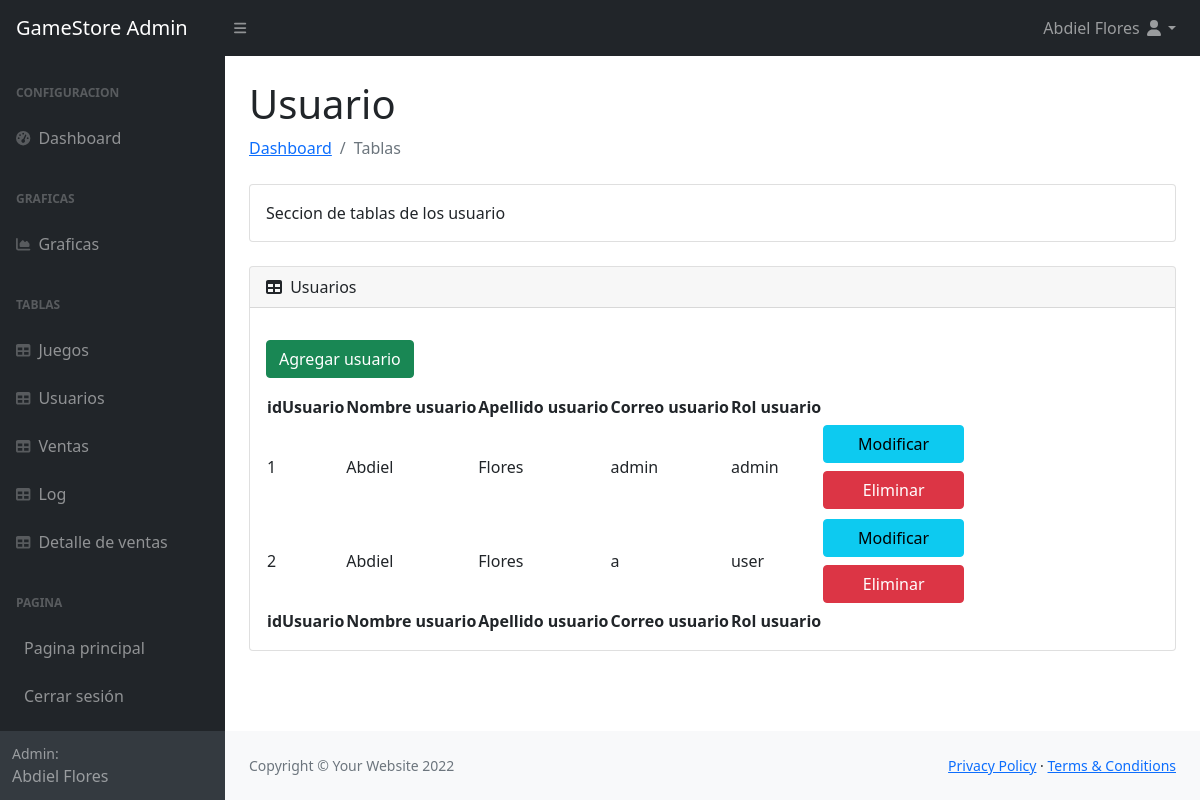
/dashboard/tablesUsuario.php (signed in), run on an earlier commit of the app's database.
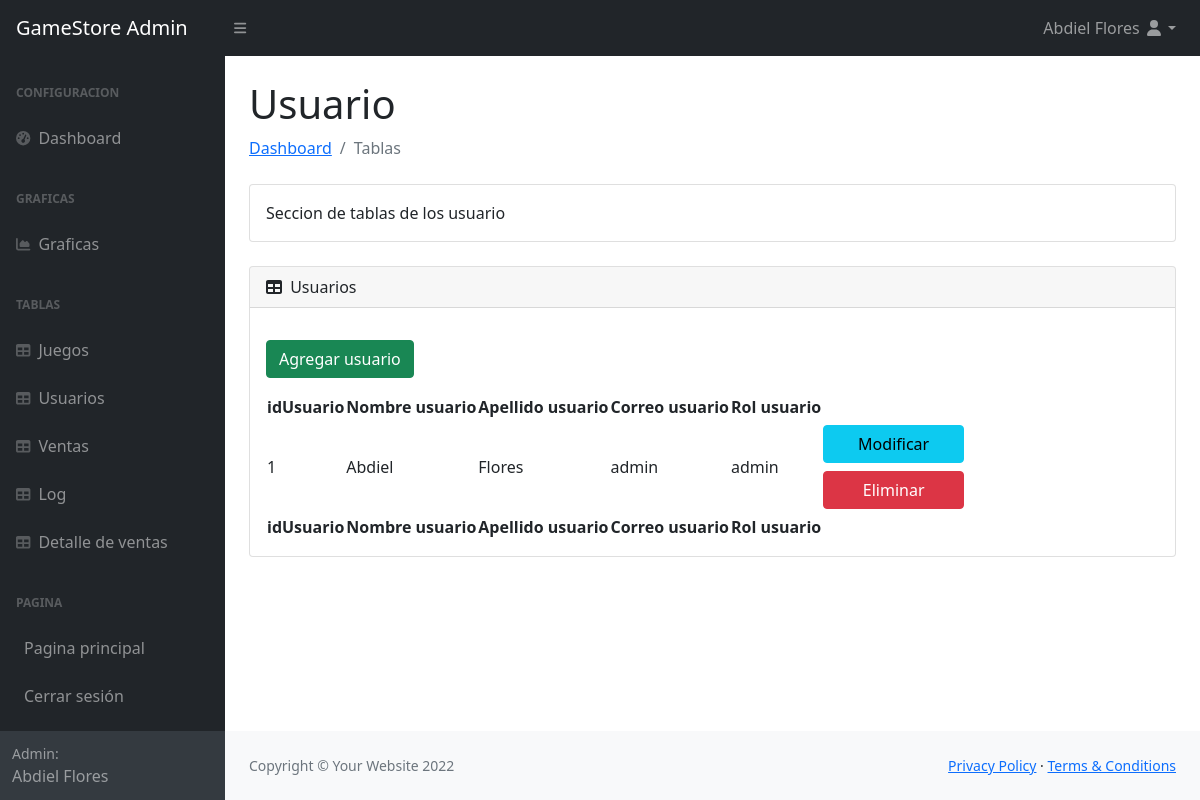
And on a later commit of the database.
### tables this page shows
CREATE TABLE usuario(
idUsuario INT PRIMARY KEY AUTO_INCREMENT, 
nombreUsuario VARCHAR(50) NOT NULL,
apellidoUsuario VARCHAR(50) NOT NULL,  
correoUsuario VARCHAR(50) NOT NULL UNIQUE,  
passwordUsuario VARCHAR(1000) NOT NULL,
rolUsuario ENUM('user','admin') DEFAULT 'user' NOT NULL
);

### database/conexion.php (called while the page is built, shortened)
<?php
$password = 'password';
?>

### dashboard/tablesUsuario.php (the view, shortened to what the changed rows need)
<?php
    require '../database/conexion.php';
    $query = "SELECT * FROM usuario;";
    $sql = $conn->prepare($query);
    $sql->execute();
    $resultado = $sql->fetchAll(PDO::FETCH_ASSOC);
?>
<!DOCTYPE html>
<html lang="es">
    <head>
        <link href="https://cdn.jsdelivr.net/npm/bootstrap@5.0.2/dist/css/bootstrap.min.css" rel="stylesheet">
        <link href="https://cdn.jsdelivr.net/npm/simple-datatables@latest/dist/style.css" rel="stylesheet" />
        <link href="css/styles.css" rel="stylesheet" />
    </head>
    <body class="sb-nav-fixed">
        <div id="layoutSidenav">
            <div id="layoutSidenav_content">
                <main>
                    <div class="container-fluid px-4">
                        <h1 class="mt-4">Usuario</h1>
                        <div class="card mb-4">
                            <div class="card-body">
                                <table id="datatablesSimple">
                                    <thead>
                                        <tr>
                                            <th>idUsuario</th>
                                            <th>Nombre usuario</th>
                                            <th>Apellido usuario</th>
                                            <th>Correo usuario</th>
                                            <th>Rol usuario</th>
                                        </tr>
                                    </thead>
                                    <tfoot>
                                        <tr>
                                            <th>idUsuario</th>
                                            <th>Nombre usuario</th>
                                            <th>Apellido usuario</th>
                                            <th>Correo usuario</th>
                                            <th>Rol usuario</th>
                                        </tr>
                                    </tfoot>
                                    <tbody>
                                        <?php foreach($resultado as $row) {?>
                                            <?php
                                                $id = $row['idUsuario'];
                                                $nombreUsuario = $row['nombreUsuario'];
                                                $apellidoUsuario = $row['apellidoUsuario'];
                                                $correoUsuario = $row['correoUsuario'];
                                                $rolUsuario = $row['rolUsuario'];
                                            ?>
                                            <tr>
                                                <td><?php echo $id;?> </td>
                                                <td><?php echo $nombreUsuario;?> </td>
                                                <td><?php echo $apellidoUsuario;?> </td>
                                                <td><?php echo $correoUsuario;?> </td>
                                                <td><?php echo $rolUsuario;?> </td>
                                                <td>
                                                    <button type="button"   id="<?php echo $id;?>" class="btn btn-info col-12  my-1 px-0" data-bs-toggle="modal" data-bs-target="#modificarUsuario"  onClick="datos(<?php echo $id ?>,'<?php echo $nombreUsuario ?>','<?php echo $apellidoUsuario ?>','<?php echo $correoUsuario ?>','<?php echo $password ?>','<?php echo $rolUsuario ?>')">
                                                        Modificar
                                                    </button>
                                                    <button type="button"  id="<?php echo $id;?>" class="btn btn-danger col-12  my-1 px-0" data-bs-toggle="modal" data-bs-target="#eliminarUsuario"   onClick="eliminardatos(<?php echo $id ?>)">
                                                        Eliminar
                                                    </button>
                                                </td>
                                            </tr>
                                        <?php }?>
                                    </tbody>
                                </table>
                            </div>
                        </div>
                    </div>
                </main>
            </div>
        </div>
    </body>
</html>

What changed in the data, as far as the page shows it:
removed usuario: idUsuario "2", nombreUsuario "Abdiel", apellidoUsuario "Flores", correoUsuario "a", rolUsuario "user"
